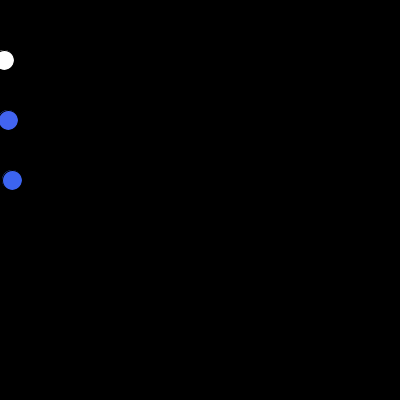
Frame 1 (no input)
Frame 60 (the mouse pressed at the canvas centre just before this capture): blank canvas, image omitted
Frame 120 (the mouse held since frame 60 and released just before this capture): blank canvas, image omitted

The Processing sketch that drew this single still picture (run headless with seeded random() and noise(); from frame 60 on, the mouse is pressed at the canvas centre):

// Processing sketch: processing_33678
// ── processing_33678.pde

int numBalls = 3;
int[] xPos = new int[numBalls];
int[] yPos = new int[numBalls];
float[] speed = new float[numBalls];

float[] r = new float[numBalls];
int g = 100;
int b = 240;

void setup() {
  size(400, 400);
  frameRate(40);
  smooth();

  // we set them manually the first time, 
  //but now we can assign their values 
  //using arrays!
  
  //  xPos[0] = 4;
  //  xPos[1] = 8;
  //  xPos[2] = 12;
  
  // yPos[0] = 60;
  // yPos[1] = 120;
  // yPos[2] = 180; 
 
  //  speed[0] = 2;
  //  speed[1] = 3;
  //  speed[2] = 8;
  
  //setting a bunch of values at once using for loops + arrays
  for (int i =0; i < numBalls; i++) {
    xPos[i] = 4*(i+1); 
    yPos[i] = 60*(i+1); 
   //we can also set random values for things in this loop 
   // (that will then remain constant for the duration of the sketch
   // unless we change them in the draw loop)
    speed[i] = random(5, 10);
    r[i] = random(0, 255);
  }



  // printing out the value of just the first ball's x-position
  // println(xPos[0]);

  // printing the entire contents of the xPos and speed arrays
  // note: can't concatenate array with a string, has to be its own println call
  println("xPos: ");
  println(xPos);
  println("speed: ");
  println(speed);

  // printing just the contents of each cell in the xPos array
  for (int i = 0; i < numBalls; i++) {
    println(xPos[i]);
  }
}

void draw() {
  background(0);

  // loop through all contents of the arrays
  for (int i = 0; i < numBalls; i++) {
    ellipse(xPos[i], yPos[i], 20, 20);
    //increment x position by each ball's unique speed
    xPos[i] += speed[i];
    // change the color for each ball
    fill(r[i], g, b);
  }

}
